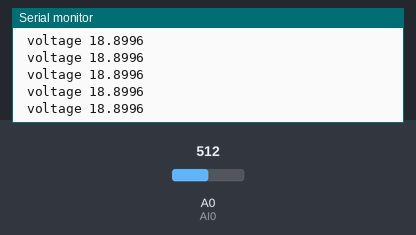
The sketch below on a simulated Arduino Uno, built with avr-gcc and run on an emulated ATmega328P. Shown: the last lines printed to the serial monitor. Inputs (shaded band) come from the test bench; at power-on: A0 (AI0) = 512.

Above: at 4.2 s.
4.3 s: A0 (AI0) set to 287
At 4.9 s:
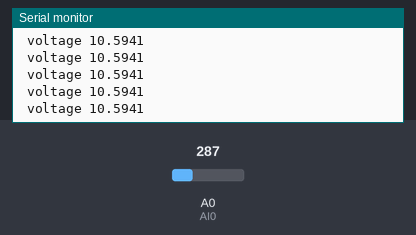
5.8 s: A0 (AI0) set to 261
At 6.5 s:
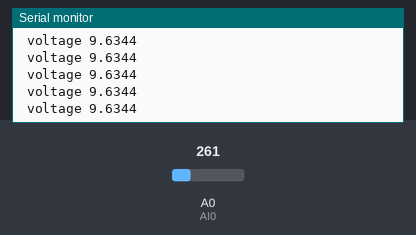
Timing chart, 0 to 8.8 s (numbered marks = the images above; inputs shaded):
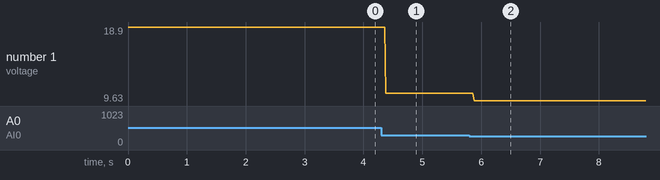

The sketch:

DAQ_Extended_voltmeter.ino
```cpp
/////////////////////////////////////////////////////////
// Extended Voltmeter
// This voltmeter with the values given below
// is designed to measure a 0 to 20V range with 1024
// discrete values of with an uncertainty of about 0.02V
/////////////////////////////////////////////////////////
 //set up a variable to represent Analog Input 0
int AI0 = 0;
// Resistance of R1(put in your actual value here)
float R1 = 98000.0;
// Resistance of R2(put in your actual value here)
float R2 = 15000.0;

int ADC_value = 0;    // Place to put the A2D values
float voltage = 0.0;  // calculated signal voltage
//mV Arduino's minimum detectable voltage
float delta_v_min = 0.0049;

/////////////////////////////////////////////////////////
void setup() {
  //Initiate Serial Communication
  Serial.begin(9600);    //9600 baud rate
}

/////////////////////////////////////////////////////////
void loop() {
  // read the serial data from AI0
  ADC_value = analogRead(AI0);
  // if you want to, print out the channel A2D values.
  // Uncomment if you want them.
  //Serial.print("analog channel value ");
  //Serial.print(ADC_value);
  // calculate the signal voltage
  voltage=ADC_value*(delta_v_min)*(R1+R2)/R2;
  // print out the signal voltage
  Serial.print(" voltage ");
  Serial.println(voltage, 4);
}
/////////////////////////////////////////////////////////
/////////////////////////////////////////////////////////
```

Measured:
- after the input at 4.3 s, the serial monitor: prints a new line after 0.08 s (image 1)
- after the input at 5.8 s, the serial monitor: prints a new line after 0.08 s (image 2)
- plotted number 1: 18.9 → 10.59 after the input at 4.3 s, 10.59 → 9.63 after the input at 5.8 s
